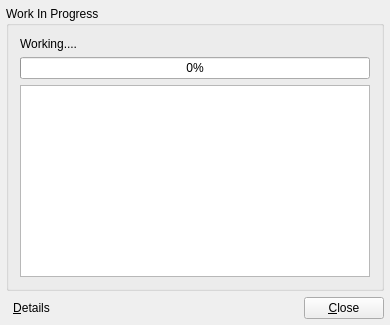
<?xml version="1.0" encoding="UTF-8"?>
<ui version="4.0">
 <class>ProgressDlgClass</class>
 <widget class="QWidget" name="ProgressDlgClass">
  <property name="windowModality">
   <enum>Qt::WindowModal</enum>
  </property>
  <property name="geometry">
   <rect>
    <x>0</x>
    <y>0</y>
    <width>419</width>
    <height>309</height>
   </rect>
  </property>
  <property name="sizePolicy">
   <sizepolicy hsizetype="Expanding" vsizetype="Expanding">
    <horstretch>0</horstretch>
    <verstretch>0</verstretch>
   </sizepolicy>
  </property>
  <property name="windowTitle">
   <string>Work In Progress</string>
  </property>
  <layout class="QGridLayout" name="gridLayout">
   <property name="sizeConstraint">
    <enum>QLayout::SetFixedSize</enum>
   </property>
   <property name="leftMargin">
    <number>6</number>
   </property>
   <property name="topMargin">
    <number>6</number>
   </property>
   <property name="rightMargin">
    <number>6</number>
   </property>
   <property name="bottomMargin">
    <number>6</number>
   </property>
   <item row="0" column="0" colspan="3">
    <widget class="QGroupBox" name="groupBox">
     <property name="sizePolicy">
      <sizepolicy hsizetype="Expanding" vsizetype="Minimum">
       <horstretch>0</horstretch>
       <verstretch>0</verstretch>
      </sizepolicy>
     </property>
     <property name="title">
      <string>Work In Progress</string>
     </property>
     <property name="flat">
      <bool>false</bool>
     </property>
     <layout class="QVBoxLayout" name="verticalLayout">
      <item>
       <widget class="QLabel" name="labelDescription">
        <property name="sizePolicy">
         <sizepolicy hsizetype="Expanding" vsizetype="Preferred">
          <horstretch>0</horstretch>
          <verstretch>0</verstretch>
         </sizepolicy>
        </property>
        <property name="minimumSize">
         <size>
          <width>350</width>
          <height>0</height>
         </size>
        </property>
        <property name="text">
         <string>Working....</string>
        </property>
       </widget>
      </item>
      <item>
       <widget class="QProgressBar" name="progressBar">
        <property name="value">
         <number>0</number>
        </property>
        <property name="textVisible">
         <bool>true</bool>
        </property>
        <property name="format">
         <string>%p%</string>
        </property>
       </widget>
      </item>
      <item>
       <widget class="QTextBrowser" name="textBrowserDetails">
        <property name="openExternalLinks">
         <bool>true</bool>
        </property>
       </widget>
      </item>
     </layout>
    </widget>
   </item>
   <item row="1" column="2">
    <widget class="QPushButton" name="pushButtonClose">
     <property name="text">
      <string>&amp;Close</string>
     </property>
    </widget>
   </item>
   <item row="1" column="0">
    <widget class="QToolButton" name="toolButtonShowDetails">
     <property name="focusPolicy">
      <enum>Qt::NoFocus</enum>
     </property>
     <property name="text">
      <string>&amp;Details</string>
     </property>
     <property name="icon">
      <iconset resource="../gui.qrc">
       <normaloff>:/resources/images/locked.png</normaloff>:/resources/images/locked.png</iconset>
     </property>
     <property name="checkable">
      <bool>true</bool>
     </property>
     <property name="autoRaise">
      <bool>true</bool>
     </property>
    </widget>
   </item>
   <item row="1" column="1">
    <spacer name="horizontalSpacer">
     <property name="orientation">
      <enum>Qt::Horizontal</enum>
     </property>
     <property name="sizeHint" stdset="0">
      <size>
       <width>40</width>
       <height>20</height>
      </size>
     </property>
    </spacer>
   </item>
  </layout>
 </widget>
 <layoutdefault spacing="6" margin="11"/>
 <resources>
  <include location="../gui.qrc"/>
 </resources>
 <connections/>
</ui>
